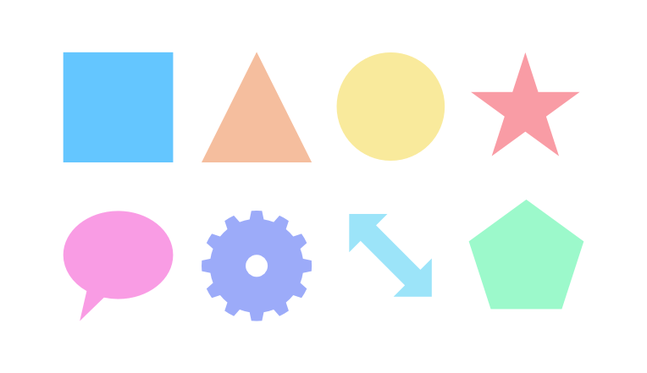
#> input picture shapes_geometric.png, 647 x 373 px, shrunk from 764 x 441 before the run, found by its file name
$ jupyter execute Connected_Component_Labeling.ipynb   (shell and % lines are left out)
#> lines starting #> are read from the running program, lines starting #| are printed output that depends on the picture; after the words box and inside, x2 and y2 are one past the last pixel; in counts of white or black regions, pixels touching at a corner belong together
[cell 1]
import cv2
import matplotlib.pyplot as plt

# Helper Functions to Read  and Display images

[cell 2]
# Function to read image.
def imread_rgb(img_path):
#> called with img_path = 'data/shapes_geometric.png'
    img = cv2.imread(img_path)
#> img is the input picture: shape (373, 647, 3); mean B, G, R 244.4, 241.7, 238.5
    img = cv2.cvtColor(img, cv2.COLOR_BGR2RGB)
    return img

# Function to display image.
def imshow(img, figsize = (7, 7)):
    plt.figure(figsize = figsize)
    plt.imshow(img, cmap = 'gray')
    plt.show()

[cell 3]
img_shapes = imread_rgb('data/shapes_geometric.png')

imshow(img_shapes)

# Converting Images To Gray

[cell 4]
gray_img = cv2.cvtColor(img_shapes, cv2.COLOR_RGB2GRAY)

imshow(gray_img)

# Threshold (Converting To Binary)

[cell 5]
t, img_shapes = cv2.threshold(
    gray_img,
    240,
    255,
    cv2.THRESH_BINARY_INV
)
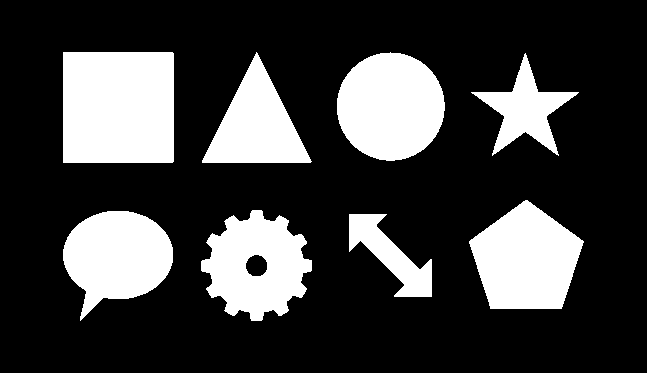
#> img_shapes: shape (373, 647); 24.4% white; 8 white regions, largest, box (x1, y1, x2, y2) and area: (63, 52, 174, 163) 12319, (337, 52, 445, 161) 9165, (469, 200, 584, 309) 8728

# The value of threshold using otsu.
print(t)

# Show the image.
imshow(img_shapes)

# Connected Component Labeling

[cell 6]
# Using the Connection Component Labeling.
nLabels, labels, stats, centroids = cv2.connectedComponentsWithStats(img_shapes, connectivity = 4)
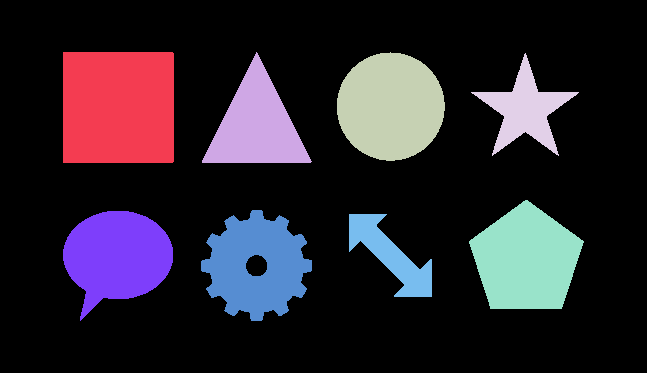
#> labels: shape (373, 647) int32; 9 distinct labels, from 0 to 8; one colour per label, 0 black
#> nLabels = 9; stats = [[0, 0, 647, 373, 182328], [63, 52, 111, 111, 12319], [202, 52, 110, 111, 6214], [337, 52, 108, 109, 9165], [471, 53, 108, 103, 3789], [469, 200, 115, 109, 8728], [201, 210, 111, 111, 7950], [63, 211, 110, 110, 7954], [349, 214, 83, 83, 2884]]; centroids = [[332.7, 187.9], [118, 107], [256.2, 125.3], [390.2, 106.1], [524.8, 109.3], [525.8, 259.5], [256.2, 265.3], [116.6, 256.3], [390.2, 255.2]]

[cell 7]
# To show number of object in image.
nLabels
#> Out = 9

[cell 8]
# Matrix of all pixels in the image.
labels

[cell 9]
# To choose object from the image to show it only.
mask = (labels == 3)
#> mask: shape (373, 647) bool; 3.8% white; 1 white region, box (x1, y1, x2, y2) and area: (337, 52, 445, 161) 9165

# Show specific object.
imshow(mask)

[cell 10]
mask = mask.astype('uint8')

# To make segmentaion to image.
# To appear object with color alone.
img_seg = cv2.bitwise_and(img_shapes, img_shapes, mask = mask)

# show image before segmentaion.
imshow(img_seg)                 # Change index of shape to make segmentaion in another shape.

[cell 11]
# Show five variable to each shape in image.
# Variable ==> x  y  w  h  area
stats
#> Out has the same summary as stats

[cell 12]
# Save four parameter to use it to separate object.
x, y, w, h, area = stats[4]
#> x = 471; y = 53; w = 108; h = 103; area = 3789

# Take object from image.
img_slice = img_shapes[y: y+h, x: x+w]
#> img_slice: shape (103, 108); 34.1% white; 1 white region, box (x1, y1, x2, y2) and area: (0, 0, 108, 103) 3789

# show part of image.
imshow(img_slice)

[cell 13]
img_copy = img_shapes.copy()

# Take five parameter ==> (img, upparleft, lowerRight, color, sizeColor)
cv2.rectangle(img_copy, (100, 150), (200, 300), (255, 0, 0), 5)

imshow(img_copy)

[cell 14]
# If sizeColor = negative number so that fill the shape.
cv2.rectangle(img_copy, (100, 150), (200, 300), (255, 0, 0), -1)
#> img_copy: shape (373, 647); 28.5% white; 5 white regions, box (x1, y1, x2, y2) and area: (63, 52, 312, 321) 44264, (337, 52, 445, 161) 9165, (469, 200, 584, 309) 8728, (471, 53, 579, 156) 3789, (349, 214, 432, 297) 2884

imshow(img_copy)

[cell 15]
# Take copy from obiginal image to avoid drown in origial image.
img = img_shapes.copy()

centroid = centroids.astype(int)
#> centroid = [[332, 187], [117, 107], [256, 125], [390, 106], [524, 109], [525, 259], [256, 265], [116, 256], [390, 255]]

for i in range(1, nLabels):
    x, y, w, h, area = stats[i]
    (cx, cy) = centroid[i]
    cv2.rectangle(img, (x, y), (x+w, y+h), (255, 0, 0), 3)
    cv2.circle(img, (cx, cy), 4, (0, 0, 255), -1)
#> this loop made 8 passes
#> (x, y, w, h, area, cx, cy) on passes 1 to 8: (63, 52, 111, 111, 12319, 117, 107), (202, 52, 110, 111, 6214, 256, 125), (337, 52, 108, 109, 9165, 390, 106), (471, 53, 108, 103, 3789, 524, 109), (469, 200, 115, 109, 8728, 525, 259), (201, 210, 111, 111, 7950, 256, 265), (63, 211, 110, 110, 7954, 116, 256), (349, 214, 83, 83, 2884, 390, 255)
#> img: shape (373, 647); 30.3% white; 8 white regions, largest, box (x1, y1, x2, y2) and area: (61, 50, 177, 166) 13395, (335, 50, 448, 164) 11081, (467, 198, 587, 312) 10716


# Show image with locations of detect component.
imshow(img)

[cell 16]
# Read the image.
img_plate = imread_rgb('data/car-plate.png')
#> call 2 of imread_rgb, with img_path = 'data/car-plate.png'
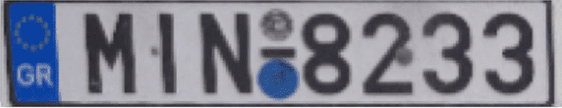
#> input picture car-plate.png, 562 x 108 px, shrunk from 664 x 128 before the run, found by its file name
#> in imread_rgb, img is the input picture: shape (108, 562, 3); mean B, G, R 143.5, 130.3, 127.8

# Show the image.
imshow(img_plate)

[cell 17]
# Converting image from rgb to gray.
img_plate_gray = cv2.cvtColor(img_plate, cv2.COLOR_RGB2GRAY)

t, img_plate_bin = cv2.threshold(
    img_plate_gray,
    0,
    255,
    cv2.THRESH_OTSU | cv2.THRESH_BINARY_INV
)
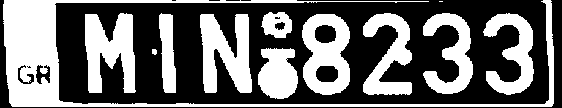
#> img_plate_bin: shape (108, 562); 42.3% white; 12 white regions (1 under 20 px), largest, box (x1, y1, x2, y2) and area: (3, 0, 554, 107) 8312, (85, 13, 136, 93) 2705, (200, 14, 252, 93) 2694
#> t = 123

# Show the best threshold.
print(t)
#| 123.0

# Show Binary Image.
imshow(img_plate_bin)

# Detect And Showing Connected Component

[cell 18]
# Detect connected component.
component = cv2.connectedComponentsWithStats(img_plate_bin, connectivity = 4)

(nLabels, labels, stats, centroids) = component
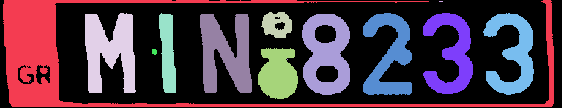
#> labels: shape (108, 562) int32; 15 distinct labels, from 0 to 14; one colour per label, 0 black
#> nLabels = 15; stats = 15 rows, first 6: [0, 0, 562, 108, 35051], [3, 0, 551, 107, 8311], [439, 1, 4, 1, 4], [261, 12, 31, 26, 558], [85, 13, 51, 80, 2705], [159, 13, 17, 80, 1008]; centroids = 15 rows, first 8: [302.4, 52.63], [136.9, 56.4], [440.5, 1], [276.4, 24.2], [109.5, 50.18], [167.3, 52.72], [388.4, 55.24], [450.7, 53.4]

centroids = centroids.astype(int)
#> centroids = 15 rows, first 8: [302, 52], [136, 56], [440, 1], [276, 24], [109, 50], [167, 52], [388, 55], [450, 53]

[cell 19]
# Take copy from image to avoid work in the orignal image.
img = img_plate.copy()

for i in range(1, nLabels):
    x, y, w, h, area = stats[i]
    (cx, cy) = centroids[i]

    # To delete any noise and detect number only.
    acceptWidth = (w > 10 and w < 100)
    acceptHeight = (h > 80 and h < 120)

    if acceptWidth and acceptHeight:
        cv2.rectangle(img, (x, y), (x+w, y+h), (0, 255, 0), 3)
        cv2.circle(img, (cx, cy), 4, (255, 255, 255), -1)
#> this loop made 14 passes
#> (x, y, w, h, area, cx, cy, acceptWidth) on passes 1, 3, 4, 5, 6, 7, 8, 9, 10, 11, 12: (3, 0, 551, 107, 8311, 136, 56, False), (261, 12, 31, 26, 558, 276, 24, True), (85, 13, 51, 80, 2705, 109, 50, True), (159, 13, 17, 80, 1008, 167, 52, True), (363, 13, 49, 82, 2116, 388, 55, True), (423, 13, 50, 81, 2011, 450, 53, True), (483, 13, 51, 82, 2043, 512, 53, True), (200, 14, 52, 79, 2694, 225, 52, True), (302, 14, 48, 81, 2577, 325, 53, True), (258, 48, 40, 51, 1590, 277, 73, True), (152, 49, 5, 6, 26, 153, 51, False)
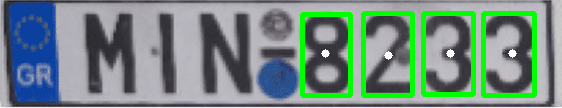
#> img: shape (108, 562, 3); mean R, G, B 114.4, 138.8, 129.7


# Show the image.
imshow(img)

# Helper Function

[cell 20]
import os

"""
    Input: image RGB.
    Output: detect all abject in the image.

    This function take image to tranfer it to gray
    and make connected component labeling on it to
    detect all the object in image.
"""
def detect_connected_component(
    img_rgb,
    w_range = None,
    h_range = None,
    output_folder = None,
):
    # Convert image to gray.
#> called with w_range = (10, 100), h_range = (80, 120), output_folder = 'number'
    img_gray = cv2.cvtColor(img_rgb, cv2.COLOR_RGB2GRAY)

    # Convert gray image to binary.
    t, img_bin = cv2.threshold(
        img_gray,
        0,
        255,
        cv2.THRESH_OTSU | cv2.THRESH_BINARY_INV
    )
#> t = 123

    # Detect connected comonent.
    component = cv2.connectedComponentsWithStats(
        img_bin, connectivity = 4
    )

    (nLabels, labes, stats, centroids) = component
#> nLabels = 15; centroids = 15 rows, first 8: [302.4, 52.63], [136.9, 56.4], [440.5, 1], [276.4, 24.2], [109.5, 50.18], [167.3, 52.72], [388.4, 55.24], [450.7, 53.4]

    centroids = centroids.astype(int)
#> centroids = 15 rows, first 8: [302, 52], [136, 56], [440, 1], [276, 24], [109, 50], [167, 52], [388, 55], [450, 53]

    # Copy image to avoid work on original image.
    img = img_rgb.copy()

    # Convert image to BGR to save it.
    img_bgr = cv2.cvtColor(img, cv2.COLOR_RGB2BGR)

    for i in range(1, nLabels):
        x, y, w, h, area = stats[i]
        (cx, cy) = centroids[i]

        # By default give inatial value true.
        acceptWidth = True
        acceptHeight = True

        # Check if width and hwight are within range.
        if w_range:
            acceptWidth = (w > w_range[0] and w < w_range[1])

        if h_range:
            acceptHeight = (h > h_range[0] and h < h_range[1])

        if acceptWidth and acceptHeight:
            cv2.rectangle(img, (x, y), (x+w, y+h), (0, 255, 0), 3)
            cv2.circle(img, (cx, cy), 4, (255, 255, 255), -1)

        # To save the image in folder.
        if output_folder:
            img2 = img_rgb[y: y+h, x: x+w]
            cv2.imwrite('{}/object{}.png'.format(output_folder, i), img2)
#> this loop made 14 passes
#> pass 1, in detect_connected_component, `img2 = img_rgb[y: y+h, x: x+w]`:
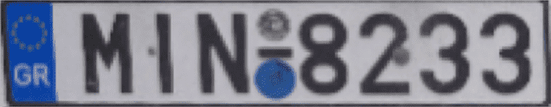
#> img2: shape (107, 551, 3); mean R, G, B 125.6, 128.2, 141.7

    imshow(img)

[cell 21]
# Test your function.
detect_connected_component(
    img_plate,
    w_range = (10, 100),
    h_range = (80, 120),
    output_folder = 'number'
)

[cell 22]
# Read the image.
img_sudoku = imread_rgb('data/sudoku.jpg')
#> call 3 of imread_rgb, with img_path = 'data/sudoku.jpg'
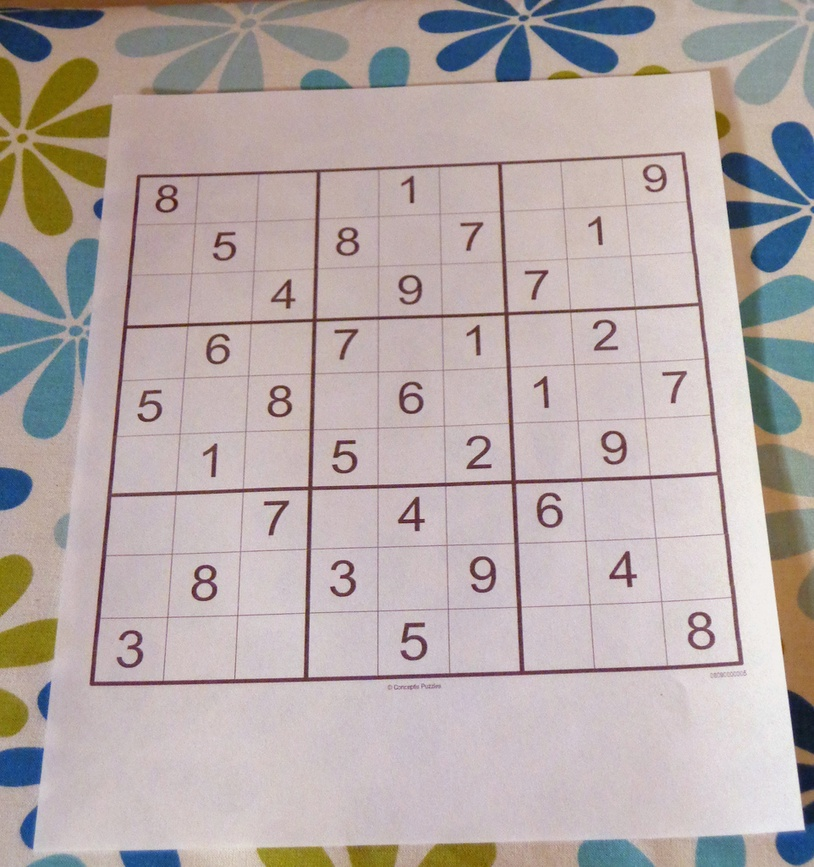
#> input picture sudoku.jpg, 814 x 867 px, shrunk from 962 x 1024 before the run, found by its file name
#> in imread_rgb, img is the input picture: shape (867, 814, 3); mean B, G, R 167.8, 169.5, 180.9

# show the image.
imshow(img_sudoku)

[cell 23]
detect_connected_component(
    img_sudoku,
    w_range = (15, 50),
    h_range = (20, 50)
)
#> call 2 of detect_connected_component, with w_range = (15, 50), h_range = (20, 50)
#> in detect_connected_component (call 2), `t, img_bin = cv2.threshold( img_gray, 0, 255, cv2.THRESH_OTSU | cv2.TH..`: img_bin: shape (867, 814); 18.8% white; 562 white regions (481 under 20 px), largest, box (x1, y1, x2, y2) and area: (715, 106, 814, 867) 27058, (0, 0, 538, 131) 24369, (89, 152, 743, 686) 17647
#> in detect_connected_component (call 2), `t, img_bin = cv2.threshold( img_gray, 0, 255, cv2.THRESH_OTSU | cv2.TH..`: t = 144
#> in detect_connected_component (call 2), `(nLabels, labes, stats, centroids) = component`:
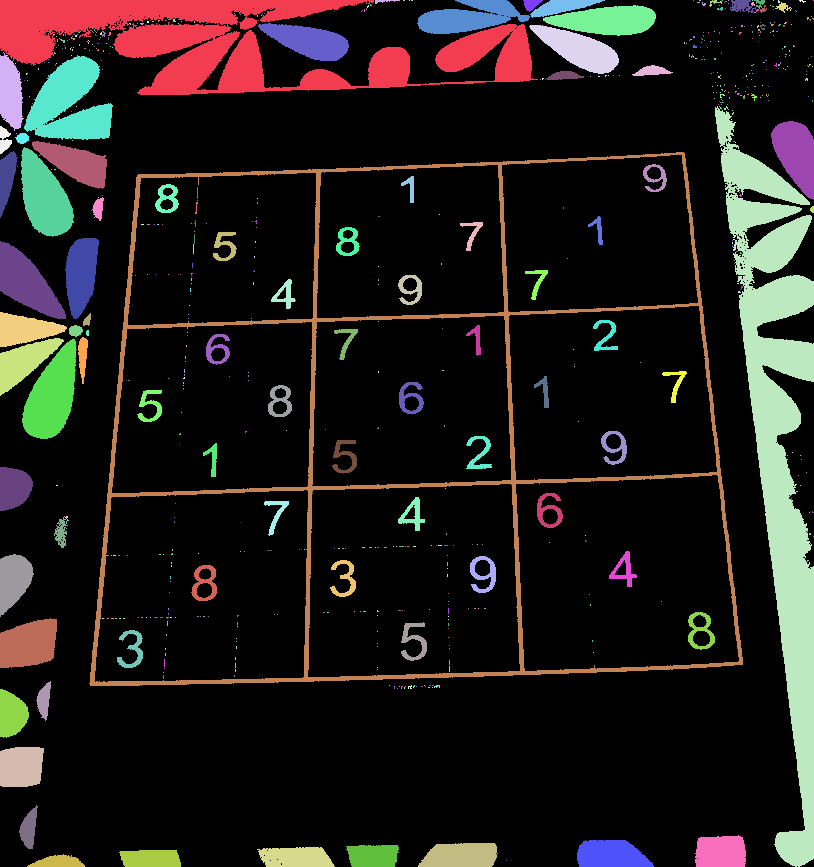
#> labes: shape (867, 814) int32; 670 distinct labels, from 0 to 669; one colour per label, 0 black
#> in detect_connected_component (call 2), `(nLabels, labes, stats, centroids) = component`: nLabels = 670; stats = 670 rows, first 6: [0, 0, 814, 867, 572774], [0, 0, 538, 95, 22966], [375, 0, 25, 4, 45], [403, 0, 2, 1, 2], [409, 0, 1, 1, 1], [411, 0, 2, 1, 2]; centroids = 670 pairs, first value 3 to 813, second value 0 to 861.6
#> in detect_connected_component (call 2), `centroids = centroids.astype(int)`: centroids = 670 pairs, first value 3 to 813, second value 0 to 861
#> the loop in detect_connected_component (call 2), `for i in range(1, nLabels):` made 669 passes
#> (x, y, w, h, area, cx, cy, acceptWidth) on passes 1, 2, 6, 7, 8, 11, 14, 16, 26, 30: (0, 0, 538, 95, 22966, 231, 42, False), (375, 0, 25, 4, 45, 384, 0, True), (417, 0, 113, 34, 2334, 468, 16, False), (523, 0, 20, 12, 140, 530, 3, True), (530, 0, 75, 18, 665, 561, 6, False), (709, 0, 13, 7, 33, 714, 2, False), (730, 0, 26, 13, 216, 741, 5, True), (754, 0, 11, 9, 49, 759, 2, False), (775, 2, 16, 11, 73, 782, 6, True), (543, 5, 113, 31, 2387, 606, 19, False)
#> after the loop in detect_connected_component (call 2), `for i in range(1, nLabels):`:
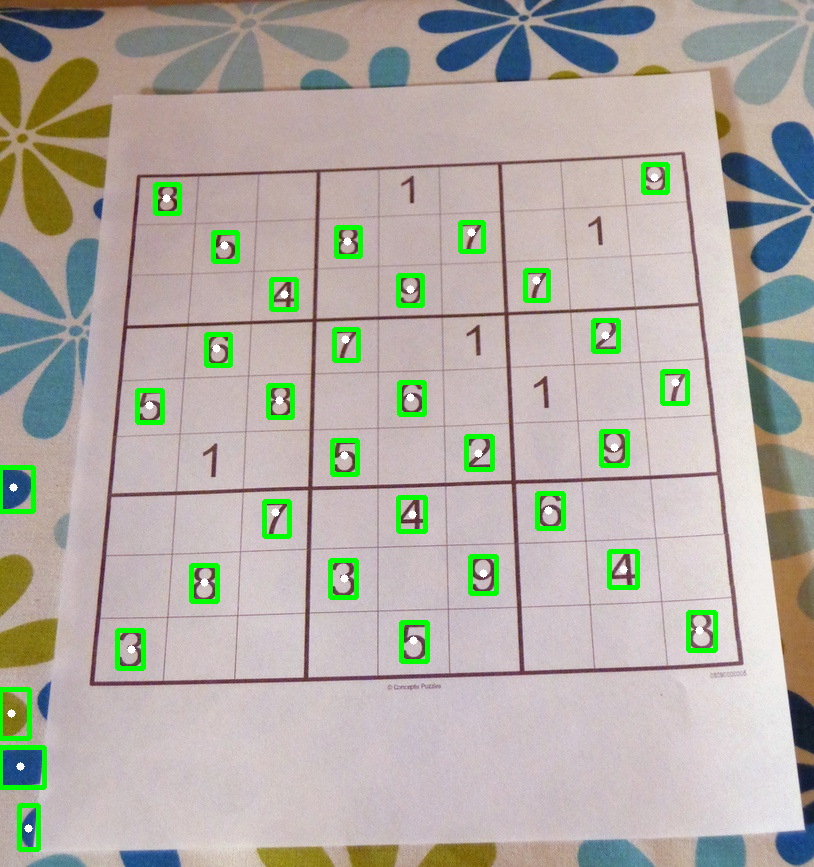
#> img: shape (867, 814, 3); mean R, G, B 176.4, 172.1, 163.7
